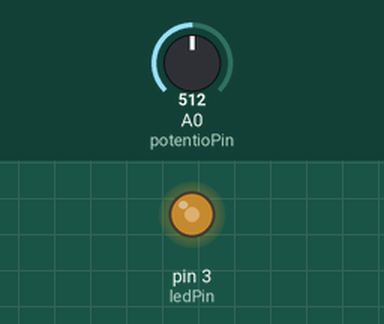
The sketch below on a simulated Arduino Uno, built with avr-gcc and run on an emulated ATmega328P. Parts: output pins drawn as LEDs (lit = HIGH). The test bench sets the inputs (shaded band); at power-on: A0 (potentioPin) = 512.

Above: at 1.2 s.
1.3 s: A0 (potentioPin) set to 716
At 1.6 s:
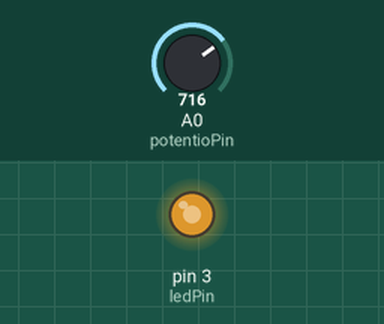
2.8 s: A0 (potentioPin) set to 900
At 4.0 s:
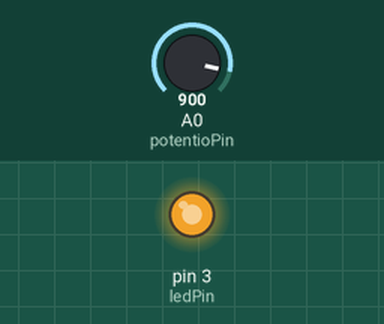
4.3 s: A0 (potentioPin) set to 122
At 5.1 s:
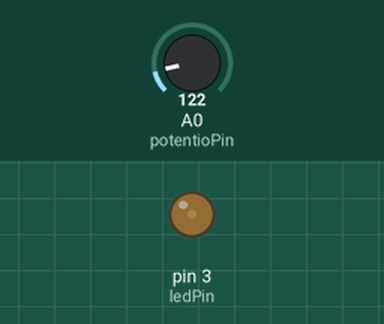
5.8 s: A0 (potentioPin) set to 0
At 6.3 s:
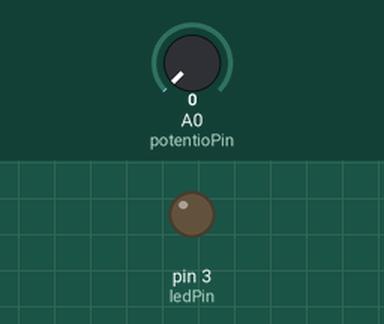
Timing chart, 0 to 8.3 s (numbered marks = the images above; inputs shaded):
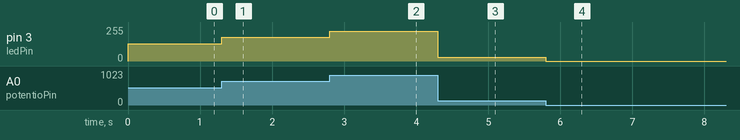

The sketch:

5_tuto_Analog.ino
```cpp
int potentioPin = A0; // Les entrées analogiques commencent par la lettre 'A'
 // Attention ce n'est pas tout les GPIO qui peuvent servir comme output analogique (PWM)
 // Sur l'Arduino Uno les pins 3, 5, 6, 9, 10, 11, 12 et 13 sont utilisable
int ledPin = 3;

void setup() {
  // Il faut declarer le PWM en output
  pinMode(ledPin, OUTPUT);
  // Il n'est pas nécessaire de mettre en mode input les entrées analogiques
}

void loop() {
  // Lit la valeur du potentiomètre. Elle sera entre 0 et 1023
  int valeurPot = analogRead(potentioPin);
  // Le PWN varie entre 0 et 255, il faut donc diviser par 4 la valeur
  int valeurSortie = valeurPot /4;

  // Une valeur de 0 renvoie un voltage analogique de 0 et une valeur de 255 renvoie un voltage de 5v
  analogWrite(ledPin, valeurSortie);
}
```

Measured:
- after the input at 1.3 s, pin 3 (ledPin): 128/255 → 179/255 at once
- after the input at 2.8 s, pin 3 (ledPin): 179/255 → 225/255 at once
- after the input at 4.3 s, pin 3 (ledPin): 225/255 → 30/255 at once
- after the input at 5.8 s, pin 3 (ledPin): 30/255 → 0/255 at once
